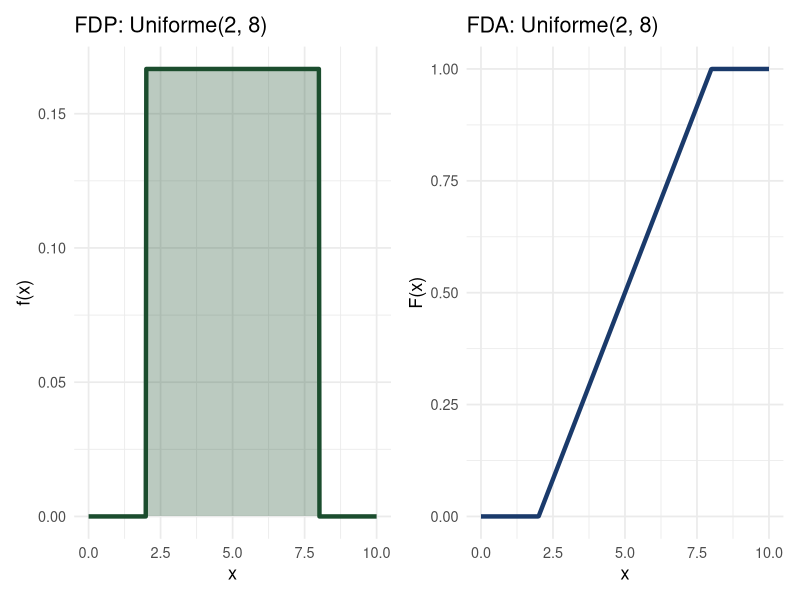
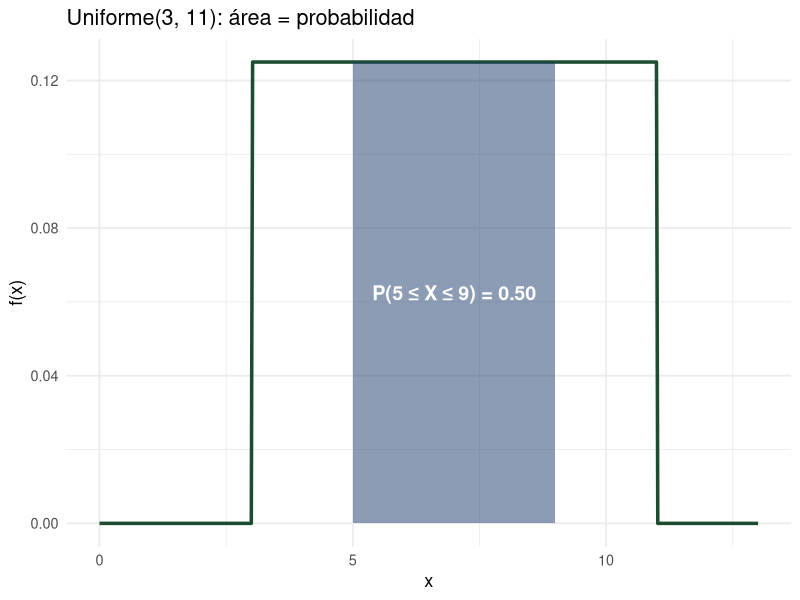
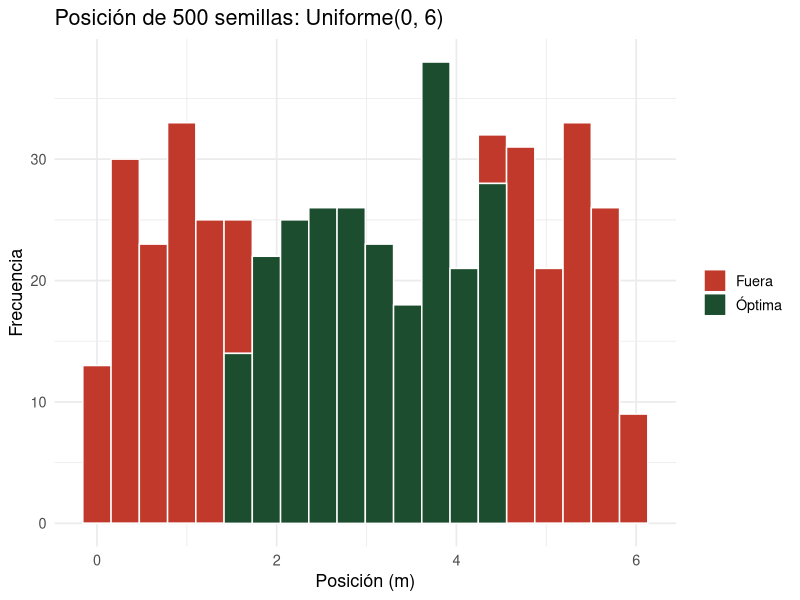

Source code (R) for these figures, in order:
## ---- chunk 1
#| echo: true
#| fig-height: 4
library(ggplot2); library(patchwork)
a <- 2; b <- 8
x <- seq(0, 10, length.out = 500)
fdp <- dunif(x, a, b)
fda <- punif(x, a, b)

p1 <- ggplot(data.frame(x, fdp), aes(x, fdp)) +
  geom_line(color = "#1b4d2e", linewidth = 1.5) +
  geom_ribbon(data = subset(data.frame(x, fdp), x >= a & x <= b),
              aes(ymin = 0, ymax = fdp), fill = "#1b4d2e", alpha = 0.3) +
  labs(x = "x", y = "f(x)", title = "FDP: Uniforme(2, 8)") +
  theme_minimal(base_size = 13)

p2 <- ggplot(data.frame(x, fda), aes(x, fda)) +
  geom_line(color = "#1a3a6b", linewidth = 1.5) +
  labs(x = "x", y = "F(x)", title = "FDA: Uniforme(2, 8)") +
  theme_minimal(base_size = 13)

p1 + p2
## ---- chunk 2
#| echo: true
a <- 3; b <- 11

# FDP en x = 6
dunif(6, min = a, max = b)       # = 1/(b-a) = 1/8 = 0.125

# P(X <= 5)
punif(5, min = a, max = b)

# P(5 <= X <= 9)
punif(9, a, b) - punif(5, a, b)

# Percentil 75
qunif(0.75, min = a, max = b)

# Simulación de 1000 tiempos de colecta
set.seed(7)
sim <- runif(1000, min = a, max = b)
cat("Media:", round(mean(sim), 3), " Var:", round(var(sim), 3), "\n")
## ---- chunk 3
#| echo: true
#| fig-height: 3
a <- 3; b <- 11; c_ <- 5; d_ <- 9
x <- seq(0, 13, length.out = 500)
df <- data.frame(x, fdp = dunif(x, a, b))
ggplot(df, aes(x, fdp)) +
  geom_line(color = "#1b4d2e", linewidth = 1.2) +
  geom_ribbon(data = subset(df, x >= c_ & x <= d_),
              aes(ymin = 0, ymax = fdp), fill = "#1a3a6b", alpha = 0.5) +
  annotate("text", x = (c_ + d_)/2, y = 1/(b-a)/2,
           label = "P(5 ≤ X ≤ 9) = 0.50", color = "white", size = 5, fontface = "bold") +
  labs(x = "x", y = "f(x)", title = "Uniforme(3, 11): área = probabilidad") +
  theme_minimal(base_size = 13)
## ---- chunk 4
#| echo: true
a <- 0; b <- 6

# P(1.5 <= X <= 4.5)
punif(4.5, a, b) - punif(1.5, a, b)

# Simulación: 500 semillas
set.seed(14)
semillas <- runif(500, a, b)
en_zona  <- mean(semillas >= 1.5 & semillas <= 4.5)
cat("Proporción en zona óptima (simulada):", en_zona, "\n")

# Gráfica de posición de semillas
library(ggplot2)
df_sim <- data.frame(pos = semillas, zona = ifelse(semillas >= 1.5 & semillas <= 4.5,
                                                    "Óptima", "Fuera"))
ggplot(df_sim, aes(x = pos, fill = zona)) +
  geom_histogram(bins = 20, color = "white") +
  scale_fill_manual(values = c("Óptima" = "#1b4d2e", "Fuera" = "#c0392b")) +
  labs(x = "Posición (m)", y = "Frecuencia", fill = NULL,
       title = "Posición de 500 semillas: Uniforme(0, 6)") +
  theme_minimal(base_size = 13)
## ---- chunk 5
#| echo: true
# Simular Exponencial(lambda=2) usando la transformación inversa
lambda <- 2
set.seed(99)
U <- runif(5000)
X <- -log(1 - U) / lambda   # inversa de la FDA Exponencial

cat("Media (teórica 1/lambda = 0.5):", round(mean(X), 3), "\n")
cat("Varianza (teórica 1/lambda^2 = 0.25):", round(var(X), 3), "\n")
## ---- chunk 6
#| echo: true
a <- 200; b <- 500

# (a) P(X <= 350)
punif(350, a, b)

# (b) P(250 <= X <= 400)
punif(400, a, b) - punif(250, a, b)

# (c) Percentil 90
qunif(0.90, a, b)

# (d) E(X) y sigma
E_X  <- (a + b) / 2
sd_X <- (b - a) / sqrt(12)
cat("E(X) =", E_X, "  sigma =", round(sd_X, 3), "\n")
## ---- chunk 7
#| echo: true
a <- 0.5; b <- 3.5

# P(X > 3) = 1 - P(X <= 3)
prob_falla <- 1 - punif(3, a, b)
cat("P(falla) = P(X > 3) =", round(prob_falla, 4), "\n")
cat("Aproximadamente el", round(prob_falla * 100, 1), "% de los ciclos tendrán fallas.\n")
## ---- chunk 8
#| echo: true
set.seed(14)
U <- runif(10000)
cat("Media simulada:", round(mean(U), 4), " (teórica: 0.5)\n")
cat("Varianza simulada:", round(var(U), 4), " (teórica:", round(1/12, 4), ")\n")
